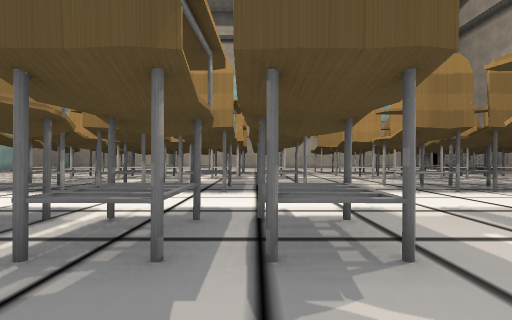
view 1 (above)

22 first-person views from a walk through a scene from a Unity 3-D project. The camera is 1.4 m above the floor, looks level and sees 90° across. The floor is counted in squares, 2 m on a side. Each view is taken from the middle of a square. On the plan, view 1 faces up. The plan holds only what a view shows up to about 9 squares ahead; the rest is blank. The place goes on beyond the plan. The player character is not drawn. Some surface patterns are stand-ins.

view 2
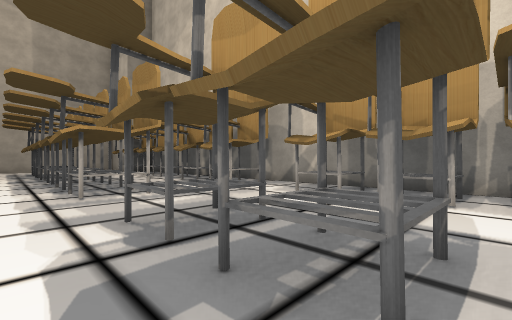

view 3
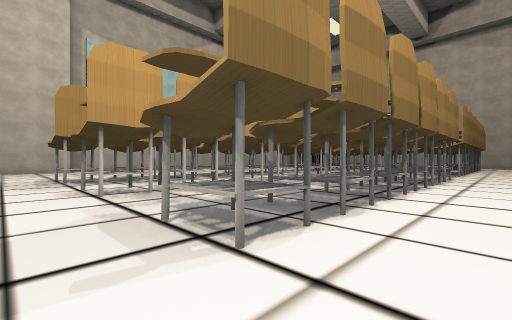

view 4
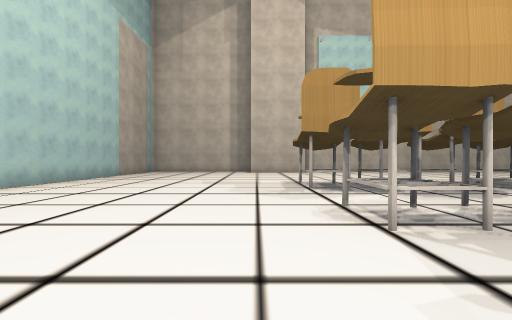

view 5
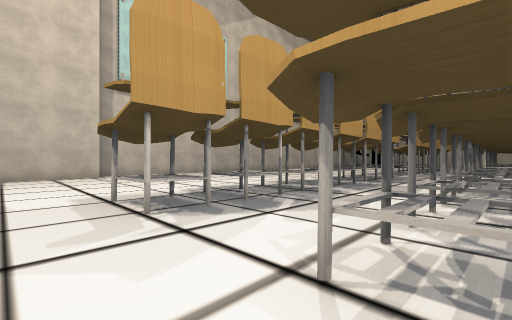

view 6
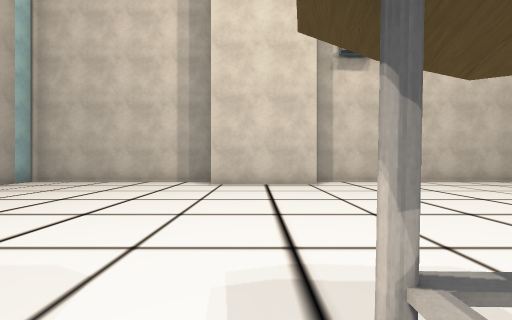

view 7
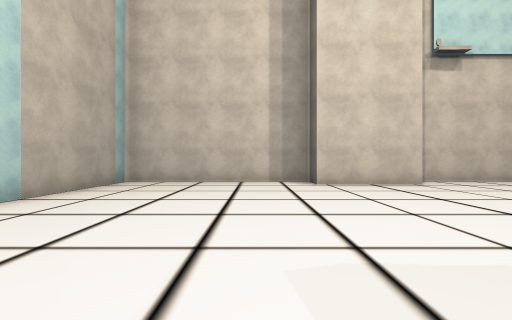

view 8
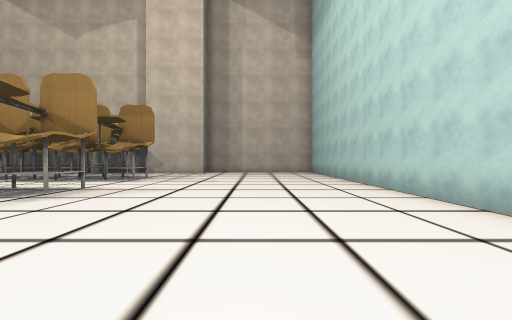

view 9
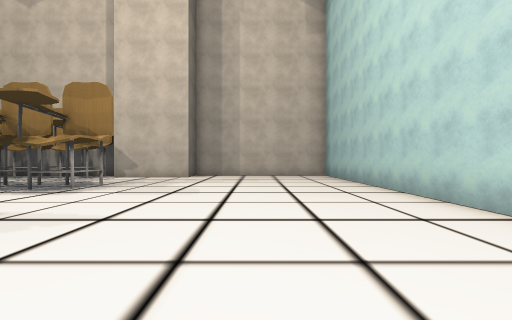

view 10
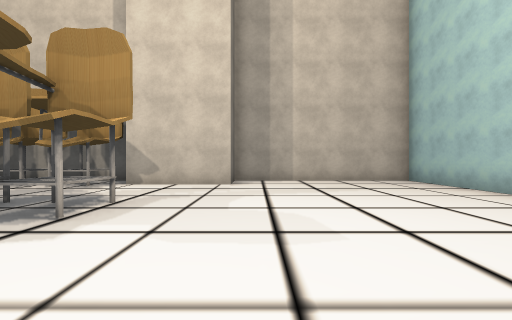

view 11
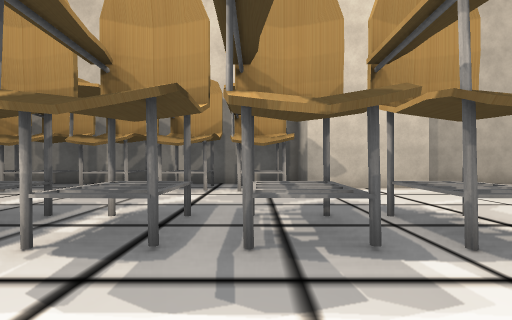

view 12
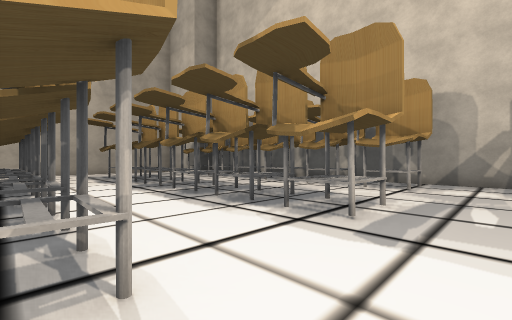

view 13
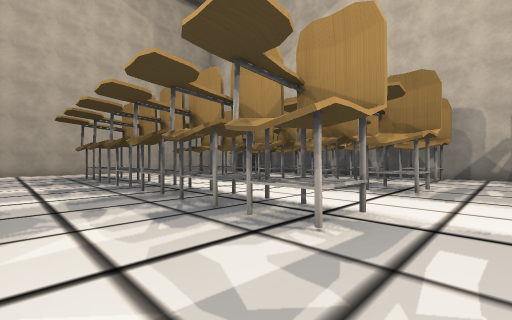

view 14
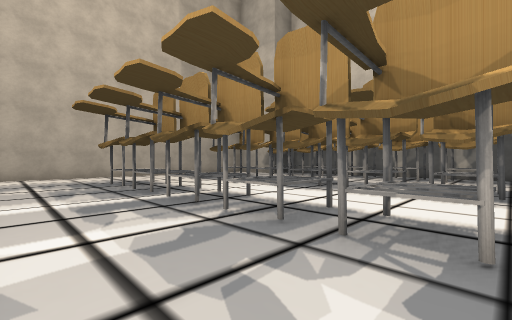

view 15
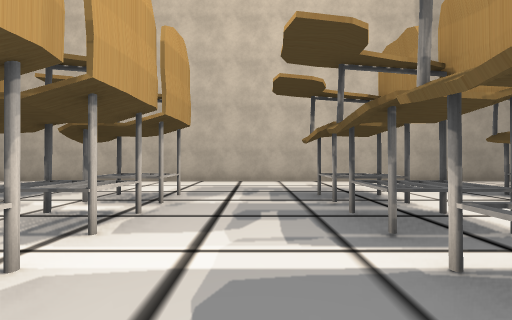

view 16
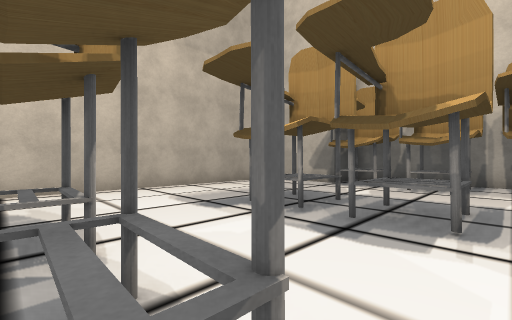

view 17
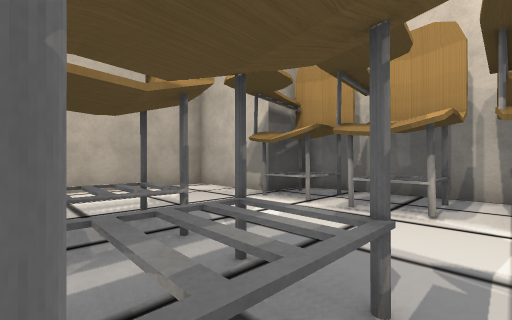

view 18
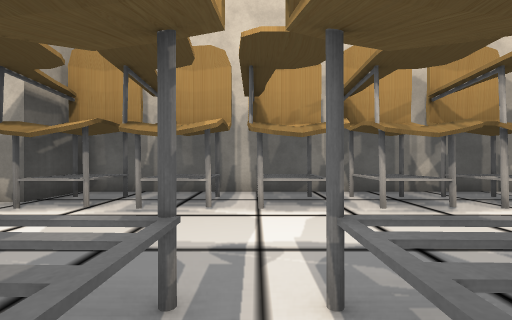

view 19
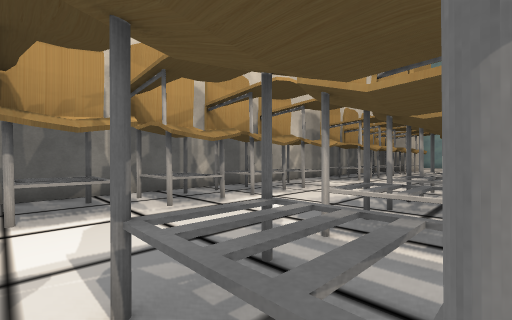

view 20
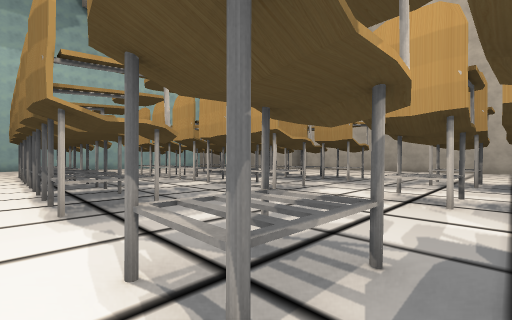

view 21
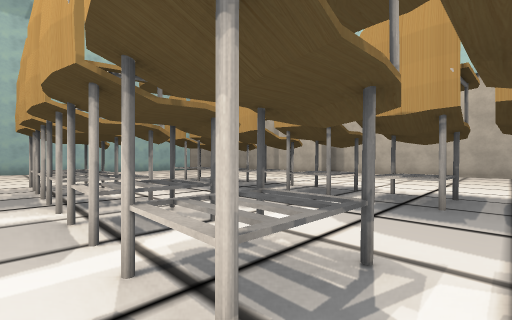

view 22
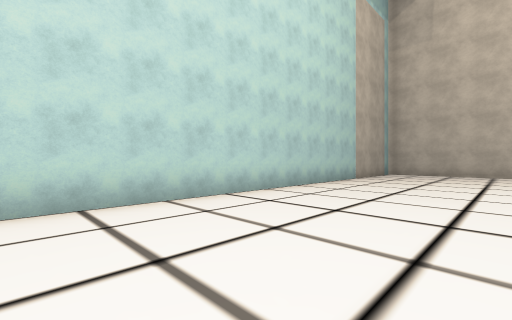

### Floor plan
Key: @ floor where view 1 was taken; # wall or solid block; x gap in a wall; . floor; T thing the floor can be seen under or through.
Columns run from 17 left of view 1 to 17 right of it. Each row starts with its distance up from view 1.
 23 ######## ########
 22 #......###.......
 21 #.................
 20 #.................
 19 #.................
 18 #.................
 17 #.................                #
 16 #.................   ..           #
 15 #................. ....           #
 14 #........#x##x#.#x#..#x           #
 13 #......................       ..  #
 12 #......................      .... #
 11 #......................     ......#
 10 #........#x##x#.#x#..#x   #.#x#...#
  9 #.................................#
  8 #.................................#
  7 #.................................#
  6 #........#x##x#.#x#..#x##x#.#x#...#
  5 #.................................#
  4 #.................................#
  3 #........######.###..TTTTTT.###...#
  2 #........######.###..TTTTTT.###...#
  1 #.................................#
  0 #................@................#
 -1 #..........######.#..#.######.#...#
 -2 #......###.##  ##.x..x.##  ##.#####
 -3 ######## ###    ########    ####

Positions as (right, up) in squares from view 1, and headings:
1: (0, 0), facing up
2: (-2, 4), facing down-right
3: (-10, 4), facing up-right
4: (-10, 7), facing up
5: (-10, 10), facing up-right
6: (-9, 14), facing up
7: (-12, 14), facing up
8: (-13, 12), facing down
9: (-13, 9), facing down
10: (-11, 6), facing down
11: (-6, 5), facing down
12: (2, 6), facing down-right
13: (2, 9), facing down-right
14: (5, 9), facing down-right
15: (8, 8), facing right
16: (10, 6), facing down-right
17: (10, 3), facing down-right
18: (10, 3), facing down
19: (10, 3), facing down-left
20: (5, 5), facing up-left
21: (0, 9), facing up-left
22: (-12, 9), facing up-left
